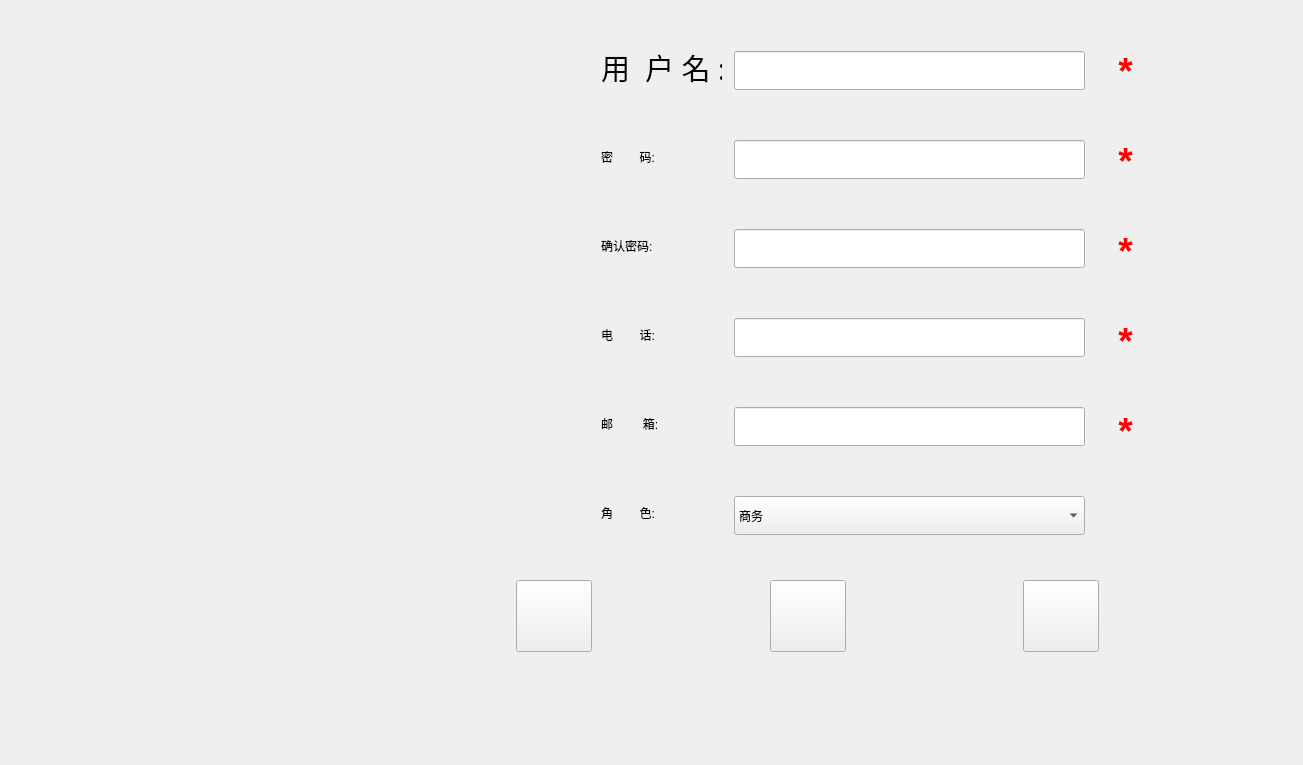
<?xml version="1.0" encoding="UTF-8"?>
<ui version="4.0">
 <class>RegisterScreen</class>
 <widget class="QWidget" name="RegisterScreen">
  <property name="geometry">
   <rect>
    <x>0</x>
    <y>0</y>
    <width>1303</width>
    <height>765</height>
   </rect>
  </property>
  <property name="windowTitle">
   <string>欢迎注册</string>
  </property>
  <property name="windowIcon">
   <iconset resource="res.qrc">
    <normaloff>:/res/registerIcon.svg</normaloff>:/res/registerIcon.svg</iconset>
  </property>
  <widget class="QLabel" name="userNameLab_icon">
   <property name="enabled">
    <bool>true</bool>
   </property>
   <property name="geometry">
    <rect>
     <x>520</x>
     <y>40</y>
     <width>51</width>
     <height>51</height>
    </rect>
   </property>
   <property name="styleSheet">
    <string notr="true">font: 18pt &quot;华文楷体&quot;;</string>
   </property>
   <property name="text">
    <string/>
   </property>
   <property name="pixmap">
    <pixmap resource="res.qrc">:/res/usernameRegister.svg</pixmap>
   </property>
   <property name="scaledContents">
    <bool>true</bool>
   </property>
  </widget>
  <widget class="QLabel" name="passWordLab_icon">
   <property name="geometry">
    <rect>
     <x>520</x>
     <y>130</y>
     <width>51</width>
     <height>51</height>
    </rect>
   </property>
   <property name="styleSheet">
    <string notr="true">font: 18pt &quot;华文楷体&quot;;</string>
   </property>
   <property name="text">
    <string/>
   </property>
   <property name="pixmap">
    <pixmap resource="res.qrc">:/res/pwdRegister.svg</pixmap>
   </property>
   <property name="scaledContents">
    <bool>true</bool>
   </property>
  </widget>
  <widget class="QLabel" name="surePassWordLab_icon">
   <property name="geometry">
    <rect>
     <x>520</x>
     <y>230</y>
     <width>51</width>
     <height>51</height>
    </rect>
   </property>
   <property name="styleSheet">
    <string notr="true">font: 22pt &quot;华文楷体&quot;;</string>
   </property>
   <property name="text">
    <string/>
   </property>
   <property name="pixmap">
    <pixmap resource="res.qrc">:/res/surePwdRegister.svg</pixmap>
   </property>
   <property name="scaledContents">
    <bool>true</bool>
   </property>
  </widget>
  <widget class="QLabel" name="telephoneLab_icon">
   <property name="geometry">
    <rect>
     <x>520</x>
     <y>320</y>
     <width>51</width>
     <height>51</height>
    </rect>
   </property>
   <property name="styleSheet">
    <string notr="true">font: 22pt &quot;华文楷体&quot;;</string>
   </property>
   <property name="text">
    <string/>
   </property>
   <property name="pixmap">
    <pixmap resource="res.qrc">:/res/telephoneRegister.svg</pixmap>
   </property>
   <property name="scaledContents">
    <bool>true</bool>
   </property>
  </widget>
  <widget class="QLabel" name="roleLab_2">
   <property name="geometry">
    <rect>
     <x>520</x>
     <y>480</y>
     <width>51</width>
     <height>51</height>
    </rect>
   </property>
   <property name="styleSheet">
    <string notr="true">font: 22pt &quot;华文楷体&quot;;</string>
   </property>
   <property name="text">
    <string/>
   </property>
   <property name="pixmap">
    <pixmap resource="res.qrc">:/res/roleRegister.svg</pixmap>
   </property>
   <property name="scaledContents">
    <bool>true</bool>
   </property>
  </widget>
  <widget class="QLabel" name="emailLab_icon">
   <property name="geometry">
    <rect>
     <x>520</x>
     <y>400</y>
     <width>51</width>
     <height>51</height>
    </rect>
   </property>
   <property name="styleSheet">
    <string notr="true">font: 22pt &quot;华文楷体&quot;;</string>
   </property>
   <property name="text">
    <string/>
   </property>
   <property name="pixmap">
    <pixmap resource="res.qrc">:/res/emialRegister.svg</pixmap>
   </property>
   <property name="scaledContents">
    <bool>true</bool>
   </property>
  </widget>
  <widget class="QLabel" name="userNameLab_tips">
   <property name="enabled">
    <bool>true</bool>
   </property>
   <property name="geometry">
    <rect>
     <x>1100</x>
     <y>50</y>
     <width>51</width>
     <height>41</height>
    </rect>
   </property>
   <property name="styleSheet">
    <string notr="true">font: 18pt &quot;华文楷体&quot;;</string>
   </property>
   <property name="text">
    <string>&lt;html&gt;&lt;head/&gt;&lt;body&gt;&lt;p align=&quot;center&quot;&gt;&lt;span style=&quot; font-size:28pt; font-weight:700; color:#ff0000;&quot;&gt;*&lt;/span&gt;&lt;/p&gt;&lt;/body&gt;&lt;/html&gt;</string>
   </property>
   <property name="scaledContents">
    <bool>true</bool>
   </property>
  </widget>
  <widget class="QLabel" name="passWordLab_tips">
   <property name="enabled">
    <bool>true</bool>
   </property>
   <property name="geometry">
    <rect>
     <x>1100</x>
     <y>140</y>
     <width>51</width>
     <height>41</height>
    </rect>
   </property>
   <property name="styleSheet">
    <string notr="true">font: 18pt &quot;华文楷体&quot;;</string>
   </property>
   <property name="text">
    <string>&lt;html&gt;&lt;head/&gt;&lt;body&gt;&lt;p align=&quot;center&quot;&gt;&lt;span style=&quot; font-size:28pt; font-weight:700; color:#ff0000;&quot;&gt;*&lt;/span&gt;&lt;/p&gt;&lt;/body&gt;&lt;/html&gt;</string>
   </property>
   <property name="scaledContents">
    <bool>true</bool>
   </property>
  </widget>
  <widget class="QLabel" name="surePassWordLab_tips">
   <property name="enabled">
    <bool>true</bool>
   </property>
   <property name="geometry">
    <rect>
     <x>1100</x>
     <y>230</y>
     <width>51</width>
     <height>41</height>
    </rect>
   </property>
   <property name="styleSheet">
    <string notr="true">font: 18pt &quot;华文楷体&quot;;</string>
   </property>
   <property name="text">
    <string>&lt;html&gt;&lt;head/&gt;&lt;body&gt;&lt;p align=&quot;center&quot;&gt;&lt;span style=&quot; font-size:28pt; font-weight:700; color:#ff0000;&quot;&gt;*&lt;/span&gt;&lt;/p&gt;&lt;/body&gt;&lt;/html&gt;</string>
   </property>
   <property name="scaledContents">
    <bool>true</bool>
   </property>
  </widget>
  <widget class="QLabel" name="telephoneLab_tips">
   <property name="enabled">
    <bool>true</bool>
   </property>
   <property name="geometry">
    <rect>
     <x>1100</x>
     <y>320</y>
     <width>51</width>
     <height>41</height>
    </rect>
   </property>
   <property name="styleSheet">
    <string notr="true">font: 18pt &quot;华文楷体&quot;;</string>
   </property>
   <property name="text">
    <string>&lt;html&gt;&lt;head/&gt;&lt;body&gt;&lt;p align=&quot;center&quot;&gt;&lt;span style=&quot; font-size:28pt; font-weight:700; color:#ff0000;&quot;&gt;*&lt;/span&gt;&lt;/p&gt;&lt;/body&gt;&lt;/html&gt;</string>
   </property>
   <property name="scaledContents">
    <bool>true</bool>
   </property>
  </widget>
  <widget class="QLabel" name="emailLab_tips">
   <property name="enabled">
    <bool>true</bool>
   </property>
   <property name="geometry">
    <rect>
     <x>1100</x>
     <y>410</y>
     <width>51</width>
     <height>41</height>
    </rect>
   </property>
   <property name="styleSheet">
    <string notr="true">font: 18pt &quot;华文楷体&quot;;</string>
   </property>
   <property name="text">
    <string>&lt;html&gt;&lt;head/&gt;&lt;body&gt;&lt;p align=&quot;center&quot;&gt;&lt;span style=&quot; font-size:28pt; font-weight:700; color:#ff0000;&quot;&gt;*&lt;/span&gt;&lt;/p&gt;&lt;/body&gt;&lt;/html&gt;</string>
   </property>
   <property name="scaledContents">
    <bool>true</bool>
   </property>
  </widget>
  <widget class="QLabel" name="movieLab">
   <property name="geometry">
    <rect>
     <x>20</x>
     <y>20</y>
     <width>441</width>
     <height>641</height>
    </rect>
   </property>
   <property name="text">
    <string/>
   </property>
  </widget>
  <widget class="MyPushButton" name="backBtn">
   <property name="geometry">
    <rect>
     <x>516</x>
     <y>580</y>
     <width>76</width>
     <height>72</height>
    </rect>
   </property>
   <property name="text">
    <string/>
   </property>
   <property name="icon">
    <iconset resource="res.qrc">
     <normaloff>:/res/backRegister.svg</normaloff>:/res/backRegister.svg</iconset>
   </property>
   <property name="iconSize">
    <size>
     <width>64</width>
     <height>64</height>
    </size>
   </property>
   <property name="flat">
    <bool>false</bool>
   </property>
  </widget>
  <widget class="MyPushButton" name="quitBtn">
   <property name="geometry">
    <rect>
     <x>1023</x>
     <y>580</y>
     <width>76</width>
     <height>72</height>
    </rect>
   </property>
   <property name="text">
    <string/>
   </property>
   <property name="icon">
    <iconset resource="res.qrc">
     <normaloff>:/res/quitRegister.svg</normaloff>:/res/quitRegister.svg</iconset>
   </property>
   <property name="iconSize">
    <size>
     <width>64</width>
     <height>64</height>
    </size>
   </property>
   <property name="flat">
    <bool>false</bool>
   </property>
  </widget>
  <widget class="MyPushButton" name="submitBtn">
   <property name="geometry">
    <rect>
     <x>770</x>
     <y>580</y>
     <width>76</width>
     <height>72</height>
    </rect>
   </property>
   <property name="layoutDirection">
    <enum>Qt::LeftToRight</enum>
   </property>
   <property name="autoFillBackground">
    <bool>false</bool>
   </property>
   <property name="styleSheet">
    <string notr="true">font: 24pt &quot;华文楷体&quot;;</string>
   </property>
   <property name="text">
    <string/>
   </property>
   <property name="icon">
    <iconset resource="res.qrc">
     <normaloff>:/res/submitRegister.svg</normaloff>:/res/submitRegister.svg</iconset>
   </property>
   <property name="iconSize">
    <size>
     <width>64</width>
     <height>64</height>
    </size>
   </property>
   <property name="checkable">
    <bool>false</bool>
   </property>
   <property name="autoDefault">
    <bool>false</bool>
   </property>
   <property name="flat">
    <bool>false</bool>
   </property>
  </widget>
  <widget class="QLabel" name="userNameLab_tips_2">
   <property name="geometry">
    <rect>
     <x>740</x>
     <y>90</y>
     <width>341</width>
     <height>31</height>
    </rect>
   </property>
   <property name="styleSheet">
    <string notr="true">font: rgb(255, 0, 0)</string>
   </property>
   <property name="text">
    <string/>
   </property>
  </widget>
  <widget class="QLabel" name="userNameLab">
   <property name="geometry">
    <rect>
     <x>601</x>
     <y>51</y>
     <width>121</width>
     <height>33</height>
    </rect>
   </property>
   <property name="font">
    <font>
     <family>华文楷体</family>
     <pointsize>22</pointsize>
     <italic>false</italic>
     <bold>false</bold>
    </font>
   </property>
   <property name="styleSheet">
    <string notr="true">font: 22pt &quot;华文楷体&quot;;</string>
   </property>
   <property name="text">
    <string>用  户 名 :</string>
   </property>
  </widget>
  <widget class="QLabel" name="passWordLab">
   <property name="geometry">
    <rect>
     <x>601</x>
     <y>140</y>
     <width>120</width>
     <height>33</height>
    </rect>
   </property>
   <property name="styleSheet">
    <string notr="true">font: 22pt &quot;华文楷体&quot;;</string>
   </property>
   <property name="text">
    <string>密        码:</string>
   </property>
  </widget>
  <widget class="QLineEdit" name="passWordEdit">
   <property name="geometry">
    <rect>
     <x>734</x>
     <y>140</y>
     <width>351</width>
     <height>39</height>
    </rect>
   </property>
   <property name="styleSheet">
    <string notr="true">font: 22pt &quot;华文楷体&quot;;</string>
   </property>
   <property name="text">
    <string/>
   </property>
   <property name="echoMode">
    <enum>QLineEdit::Normal</enum>
   </property>
  </widget>
  <widget class="QLineEdit" name="userNameEdit">
   <property name="geometry">
    <rect>
     <x>734</x>
     <y>51</y>
     <width>351</width>
     <height>39</height>
    </rect>
   </property>
   <property name="styleSheet">
    <string notr="true">font: 22pt &quot;华文楷体&quot;;</string>
   </property>
   <property name="text">
    <string/>
   </property>
   <property name="clearButtonEnabled">
    <bool>false</bool>
   </property>
  </widget>
  <widget class="QLabel" name="surePassWordLab">
   <property name="geometry">
    <rect>
     <x>601</x>
     <y>229</y>
     <width>122</width>
     <height>33</height>
    </rect>
   </property>
   <property name="styleSheet">
    <string notr="true">font: 22pt &quot;华文楷体&quot;;</string>
   </property>
   <property name="text">
    <string>确认密码:</string>
   </property>
  </widget>
  <widget class="QLineEdit" name="surePassWordEdit">
   <property name="geometry">
    <rect>
     <x>734</x>
     <y>229</y>
     <width>351</width>
     <height>39</height>
    </rect>
   </property>
   <property name="styleSheet">
    <string notr="true">font: 22pt &quot;华文楷体&quot;;</string>
   </property>
   <property name="echoMode">
    <enum>QLineEdit::Normal</enum>
   </property>
  </widget>
  <widget class="QLabel" name="telephoneLab">
   <property name="geometry">
    <rect>
     <x>601</x>
     <y>318</y>
     <width>120</width>
     <height>33</height>
    </rect>
   </property>
   <property name="styleSheet">
    <string notr="true">font: 22pt &quot;华文楷体&quot;;</string>
   </property>
   <property name="text">
    <string>电        话:</string>
   </property>
  </widget>
  <widget class="QLineEdit" name="telephoneEdit">
   <property name="geometry">
    <rect>
     <x>734</x>
     <y>318</y>
     <width>351</width>
     <height>39</height>
    </rect>
   </property>
   <property name="styleSheet">
    <string notr="true">font: 22pt &quot;华文楷体&quot;;</string>
   </property>
  </widget>
  <widget class="QLabel" name="emailLab">
   <property name="geometry">
    <rect>
     <x>601</x>
     <y>407</y>
     <width>127</width>
     <height>33</height>
    </rect>
   </property>
   <property name="styleSheet">
    <string notr="true">font: 22pt &quot;华文楷体&quot;;</string>
   </property>
   <property name="text">
    <string>邮         箱:</string>
   </property>
  </widget>
  <widget class="QLineEdit" name="emailEdit">
   <property name="geometry">
    <rect>
     <x>734</x>
     <y>407</y>
     <width>351</width>
     <height>39</height>
    </rect>
   </property>
   <property name="styleSheet">
    <string notr="true">font: 22pt &quot;华文楷体&quot;;</string>
   </property>
  </widget>
  <widget class="QLabel" name="roleLab">
   <property name="geometry">
    <rect>
     <x>601</x>
     <y>496</y>
     <width>120</width>
     <height>33</height>
    </rect>
   </property>
   <property name="styleSheet">
    <string notr="true">font: 22pt &quot;华文楷体&quot;;</string>
   </property>
   <property name="text">
    <string>角        色:</string>
   </property>
  </widget>
  <widget class="QComboBox" name="roleComboBox">
   <property name="geometry">
    <rect>
     <x>734</x>
     <y>496</y>
     <width>351</width>
     <height>39</height>
    </rect>
   </property>
   <property name="styleSheet">
    <string notr="true">font: 22pt &quot;华文楷体&quot;;</string>
   </property>
   <item>
    <property name="text">
     <string>商务</string>
    </property>
   </item>
   <item>
    <property name="text">
     <string>技术</string>
    </property>
   </item>
   <item>
    <property name="text">
     <string>研发</string>
    </property>
   </item>
  </widget>
  <widget class="QLabel" name="passWordLab_tips_2">
   <property name="geometry">
    <rect>
     <x>740</x>
     <y>180</y>
     <width>341</width>
     <height>31</height>
    </rect>
   </property>
   <property name="styleSheet">
    <string notr="true">font: rgb(255, 0, 0)</string>
   </property>
   <property name="text">
    <string/>
   </property>
  </widget>
  <widget class="QLabel" name="surePassWordLab_tips_2">
   <property name="geometry">
    <rect>
     <x>740</x>
     <y>270</y>
     <width>341</width>
     <height>31</height>
    </rect>
   </property>
   <property name="styleSheet">
    <string notr="true">font: rgb(255, 0, 0)</string>
   </property>
   <property name="text">
    <string/>
   </property>
  </widget>
  <widget class="QLabel" name="telephoneLab_tips_2">
   <property name="geometry">
    <rect>
     <x>730</x>
     <y>360</y>
     <width>341</width>
     <height>31</height>
    </rect>
   </property>
   <property name="styleSheet">
    <string notr="true">font: rgb(255, 0, 0)</string>
   </property>
   <property name="text">
    <string/>
   </property>
  </widget>
  <widget class="QLabel" name="emailLab_tips_2">
   <property name="geometry">
    <rect>
     <x>740</x>
     <y>450</y>
     <width>341</width>
     <height>31</height>
    </rect>
   </property>
   <property name="styleSheet">
    <string notr="true">font: rgb(255, 0, 0)</string>
   </property>
   <property name="text">
    <string/>
   </property>
  </widget>
 </widget>
 <customwidgets>
  <customwidget>
   <class>MyPushButton</class>
   <extends>QPushButton</extends>
   <header location="global">mypushbutton.h</header>
  </customwidget>
 </customwidgets>
 <resources>
  <include location="res.qrc"/>
 </resources>
 <connections/>
</ui>
